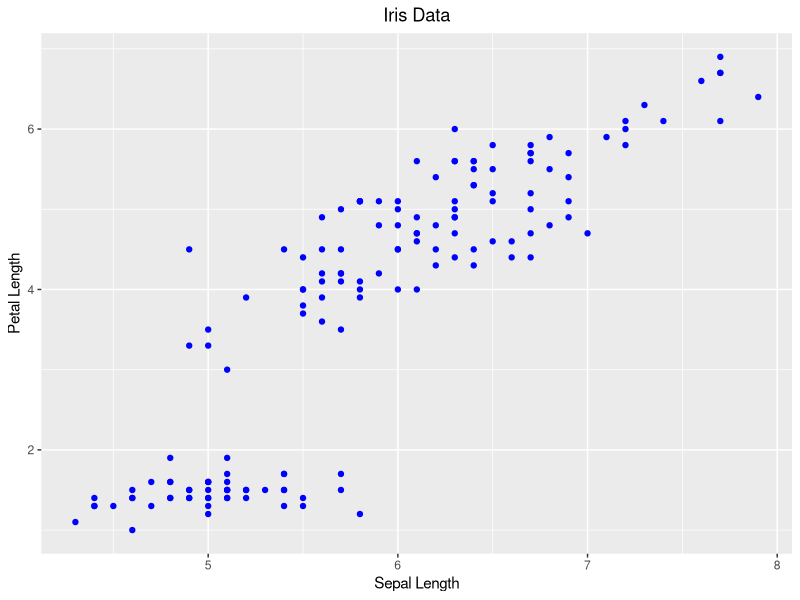
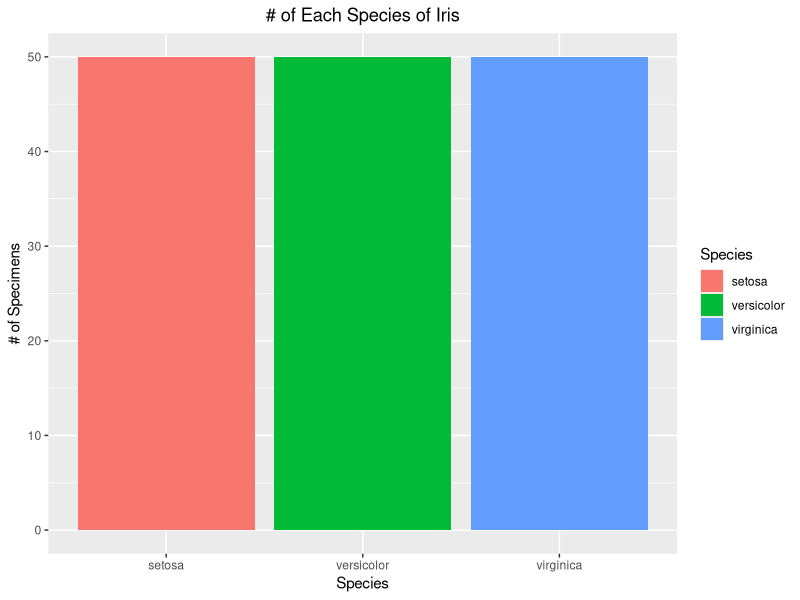
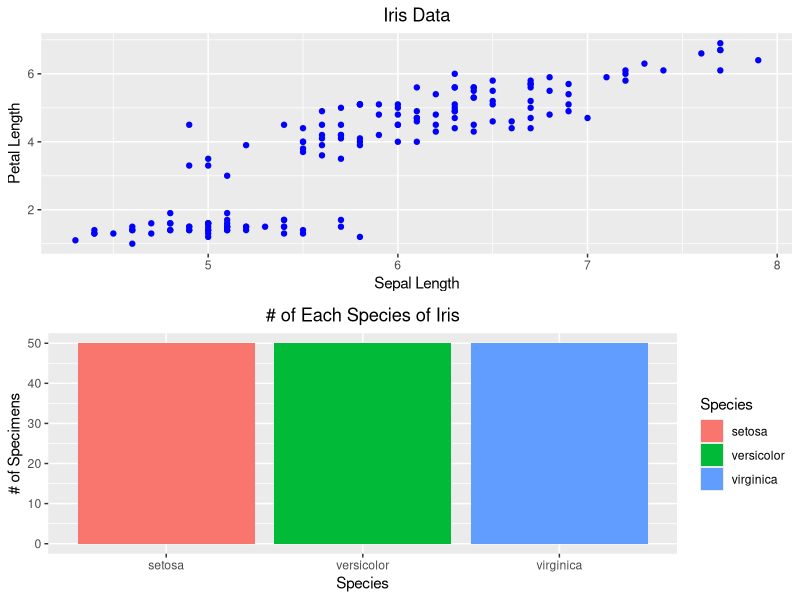
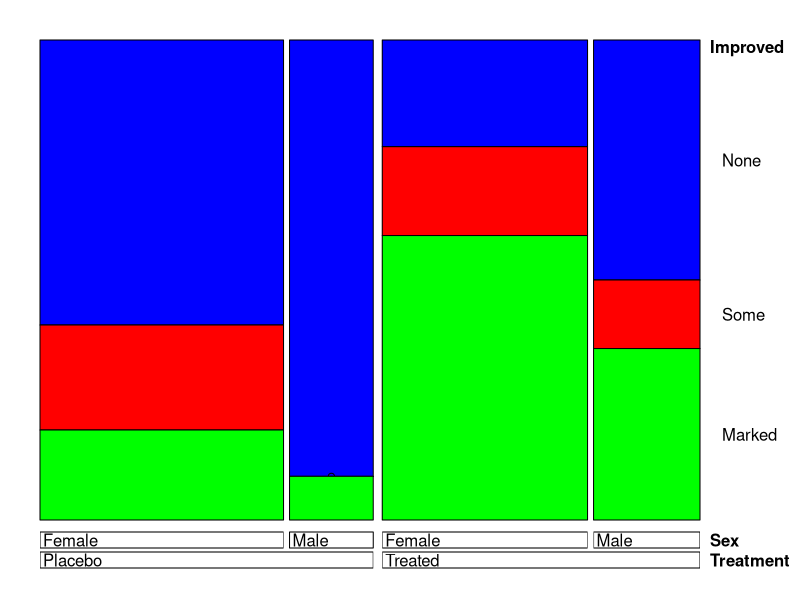
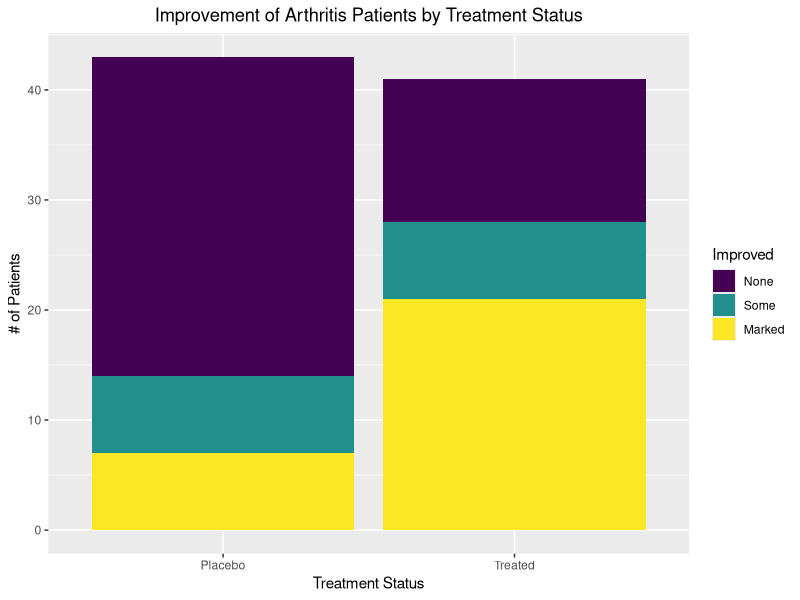

Source code (R) for these figures, in order:
## ---- chunk 1
knitr::opts_chunk$set(echo = TRUE)
options(repos = c(CRAN = "https://cran.rstudio.com/"))
## ---- chunk 2
library(datasets)
data(iris) # loading the iris dataset
## ---- chunk 3
dim(iris) # returns vector (i, j), where i = # rows and j = # columns
## ---- chunk 4
head(iris)
## ---- chunk 5
library(ggplot2)
g1 <- ggplot(iris, aes(x=Sepal.Length, y=Petal.Length))
g1 <- g1 + geom_point(color='blue')
g1 <- g1 + labs(x = "Sepal Length", y = "Petal Length", title = "Iris Data")
g1 <- g1 + theme(plot.title = element_text(hjust = 0.5))
g1
## ---- chunk 6
g2 <- ggplot(iris, aes(x=Species, fill=Species))
g2 <- g2 + geom_bar()
g2 <- g2 + labs(title="# of Each Species of Iris", x="Species", y="# of Specimens")
g2 <- g2 + theme(plot.title = element_text(hjust = 0.5))
g2
## ---- chunk 7
library(gridExtra)
grid.arrange(g1, g2, ncol = 1)
## ---- chunk 8
install.packages("vcd")
## ---- chunk 9
library(vcd)
data(Arthritis)
## ---- chunk 10
dd <- doubledecker(Improved ~ Treatment + Sex, data=Arthritis, 
                   gp=gpar(fill=c('blue', 'red', 'green')), margins=c(2, 5,
                  4, 2))
## ---- chunk 11
bc <- ggplot(Arthritis, aes(x=Treatment, fill=Improved))
bc <- bc + geom_bar()
bc <- bc + labs(x='Treatment Status', y='# of Patients', 
                title='Improvement of Arthritis Patients by Treatment Status')
bc <- bc + theme(plot.title = element_text(hjust = 0.5))
bc
